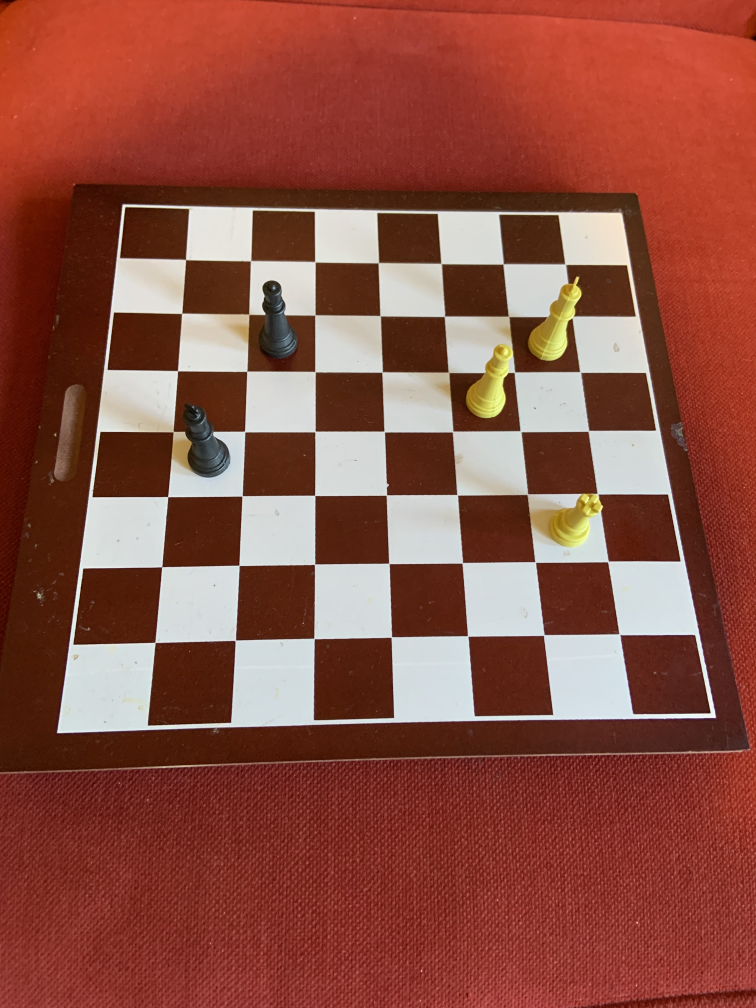
#> input picture ChessImages/board2.jpeg, 3024 x 4032 px (shown at 1/4 size)
$ python -i ProcessTraining.py   (imports and definitions only)
#> lines starting #> are read from the running program, lines starting #| are printed output that depends on the picture; after the words box and inside, x2 and y2 are one past the last pixel; in counts of white or black regions, pixels touching at a corner belong together
#> further down, picture is the input picture: shape (4032, 3024, 3); mean B, G, R 67.8, 80.7, 141.6
import math
import cv2
import numpy as np
from numpy import pi
import sys

CANNY_LOW = 0   # 100
CANNY_HIGH = 155  # 255
CANNY_THRESHOLD = 90

def trimLines(lines):
    strong_lines = np.array([]).reshape(-1, 2)
    for i, n1 in enumerate(lines):
        for rho, theta in n1:
            if i == 0:
                strong_lines = np.append(strong_lines, n1, axis=0)
                continue
            if rho < 0:
                rho *= -1
                theta -= pi
            closeness_rho = np.isclose(rho, strong_lines[:, 0], atol=20)
            closeness_theta = np.isclose(theta, strong_lines[:, 1], atol=pi/10)
            closeness = np.all([closeness_rho, closeness_theta], axis=0)
            if not any(closeness) and len(strong_lines) <= 8:
                strong_lines = np.append(strong_lines, n1, axis=0)
    return strong_lines


def addLines(frame, lines, color):
    coords = []
    for line in lines:
        rho, theta = line[0], line[1]
        a = np.cos(theta)
        b = np.sin(theta)
        x0 = a*rho
        y0 = b*rho
        x1 = int(x0 + 1000*(-b))
        y1 = int(y0 + 1000*(a))
        x2 = int(x0 - 1000*(-b))
        y2 = int(y0 - 1000*(a))
        coords.append((x1, y1, x2, y2))
        # cv2.line(frame, (x1, y1), (x2, y2), color, 2)  # COLOR: BGR Format
    return coords


def getBoardPerspective(frame, corners, tcorners):
    h, status = cv2.findHomography(corners, tcorners)
    pframe = cv2.warpPerspective(frame, h, (frame.shape[1], frame.shape[0]))
    return pframe


def processFrame(frame, tresholding):
    # Convert to Grayscale
#> called with tresholding = 1
    cv2.imwrite('./ChessImages/preprocessFrame.jpeg', frame)
    mod_frame = cv2.cvtColor(frame, cv2.COLOR_BGR2GRAY)
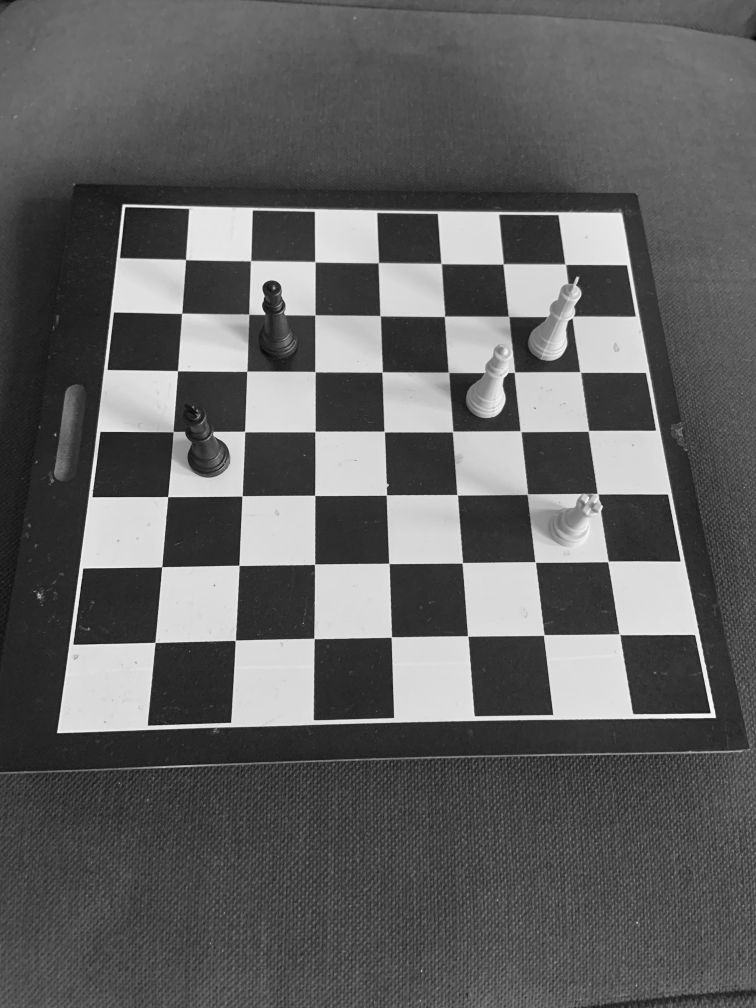
#> mod_frame: shape (4032, 3024) (shown at 1/4 size); min 0, max 255, mean 97.4
    # Apply Gaussian Blur to reduce noise
    mod_frame = cv2.GaussianBlur(mod_frame, (5, 5), 0)  # Alternative: cv2.medianBlur(img,5)
    if tresholding:
        # Apply Canny Edge Detection
        mod_frame = cv2.Canny(mod_frame, 40, 120, L2gradient=True)  # Original: 30, 90
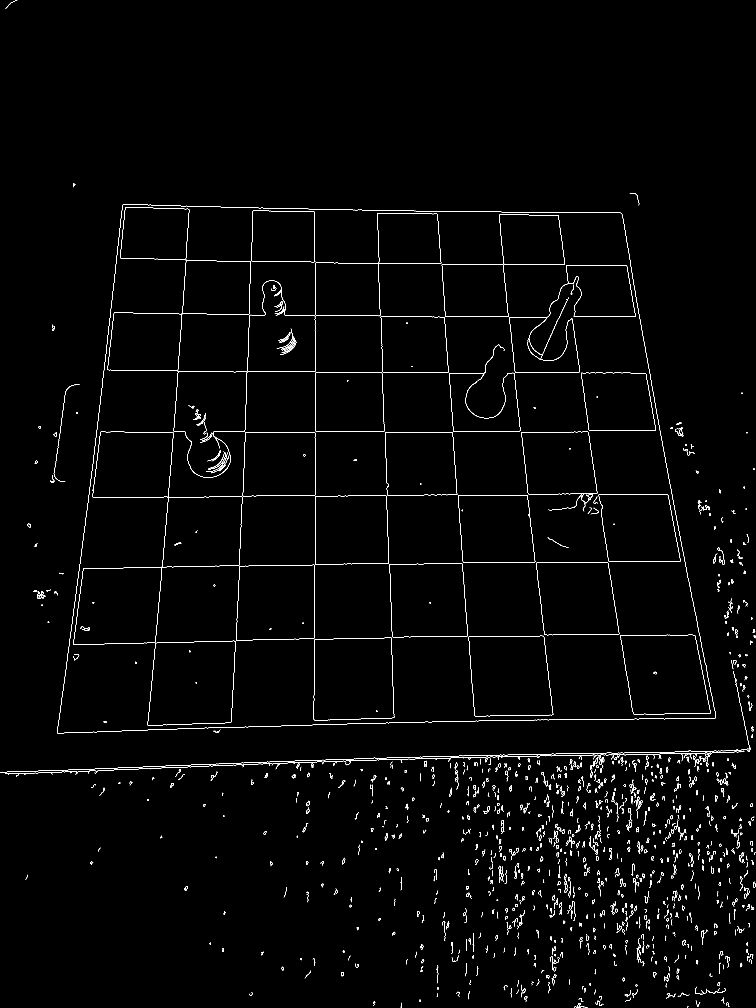
#> mod_frame: shape (4032, 3024) (shown at 1/4 size); 0.79% white in thin lines or dots
    else:
        mod_frame = cv2.threshold(mod_frame, 128, 255, cv2.THRESH_BINARY | cv2.THRESH_OTSU)[1]
    cv2.imwrite('./ChessImages/processFrame.jpeg', mod_frame)
    return mod_frame


# Calculate Contour of board for Perspective Transform
def getContours(contour_frame):
    ret, thresh = cv2.threshold(contour_frame, 0, 255, cv2.THRESH_BINARY)
    contours, _ = cv2.findContours(thresh, cv2.RETR_TREE, cv2.CHAIN_APPROX_SIMPLE)
#> contours = 1339 contours, 858 with area under 20; largest, box (x1, y1, x2, y2) and area: (228, 816, 2864, 2933) 4740897, (228, 816, 2864, 2933) 4740878, (591, 2563, 942, 2903) 107240, (591, 2563, 942, 2903) 107236, (1254, 2551, 1577, 2881) 101312
    return contours


def dist(var1, var2):
    t1 = math.pow(var1[0] - var2[0], 2)
    t2 = math.pow(var1[1] - var2[1], 2)
    return math.sqrt(t1 + t2)


def getPiecesFromImage(frame):
    # Apply Grayscale, GBlur, and Canny
    contour_frame = processFrame(frame, 1)
    # return contour_frame, 0, 0
    contours = getContours(contour_frame)
    maxContour = sorted(contours, key=cv2.contourArea, reverse=True)[0]
#> maxContour = contour of 1826 points, box (x1, y1, x2, y2) (228, 816, 2864, 2933), area 4740897

    # Get Board Corners
    perim = cv2.arcLength(maxContour, True)
#> perim = 9143.2
    epsilon = 0.02*perim
#> epsilon = 182.9
    approxCorners = np.asarray(cv2.approxPolyDP(maxContour, epsilon, True)).reshape(-1, 2)
#> approxCorners = [[490, 820], [229, 2932], [2863, 2870], [2484, 852]]
    bottomLeft = [0, 0]
    bottomRight = [0, frame.shape[1]]
    topRight = [frame.shape[0], frame.shape[1]]
    topLeft = [frame.shape[0], 0]

    # GET FOUR FARTHEST CORNERS OF CONTOUR
    boardBR, boardBL, boardTR, boardTL = None, None, None, None
    for ac in approxCorners:
        if boardBR is None or dist(boardBR, bottomRight) < dist(ac, bottomRight):
            boardBR = ac
        if boardBL is None or dist(boardBL, bottomLeft) < dist(ac, bottomLeft):
            boardBL = ac
        if boardTR is None or dist(boardTR, topRight) < dist(ac, topRight):
            boardTR = ac
        if boardTL is None or dist(boardTL, topLeft) < dist(ac, topLeft):
            boardTL = ac
#> this loop made 4 passes
#> boardTL on pass 2: [229, 2932]
    cornersTrimmed = np.asarray([boardTR, boardBR, boardBL, boardTL])
#> cornersTrimmed = [[490, 820], [2484, 852], [2863, 2870], [229, 2932]]
    for ac in cornersTrimmed:
        cv2.circle(frame, ac, 14, (255, 0, 255), thickness=2)
#> this loop made 4 passes
    # pts_dst = np.array([[3024, 0.0], [3024, 4032], [0, 4032], [0.0, 0.0]])
    pts_dst = np.array([[0.0, 0.0], [3024, 0.0], [3024, 4032], [0, 4032]])  # FOR NO ROTATION

    # Warps Perspective and Resizes to (640, 640)
    perspective_frame = getBoardPerspective(frame, cornersTrimmed, pts_dst)
#> in getBoardPerspective, `h, status = cv2.findHomography(corners, tcorners)`: h = [[1.65, 0.204, -974.4], [-0.046, 2.87, -2329.1], [-2.41e-05, 0.000174, 1]]; status = [1, 1, 1, 1]
#> in getBoardPerspective, `pframe = cv2.warpPerspective(frame, h, (frame.shape[1], frame.shape[0]))`:
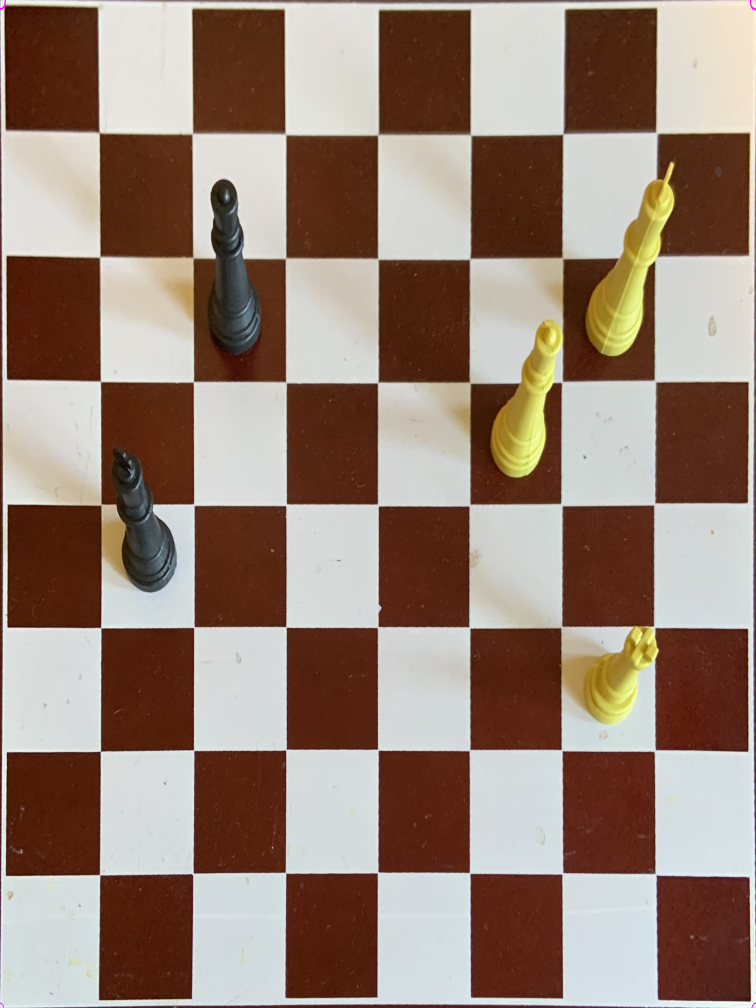
#> pframe: shape (4032, 3024, 3) (shown at 1/4 size); mean B, G, R 117.3, 130.1, 151.2
    perspective_frame = cv2.resize(perspective_frame, (640, 640), interpolation=cv2.INTER_AREA)

    contour_frame = processFrame(perspective_frame, 1)  # Uses Binary instead of Canny Edge Detection
#> call 2 of processFrame, with tresholding = 1
#> in processFrame (call 2), `mod_frame = cv2.Canny(mod_frame, 40, 120, L2gradient=True)`:
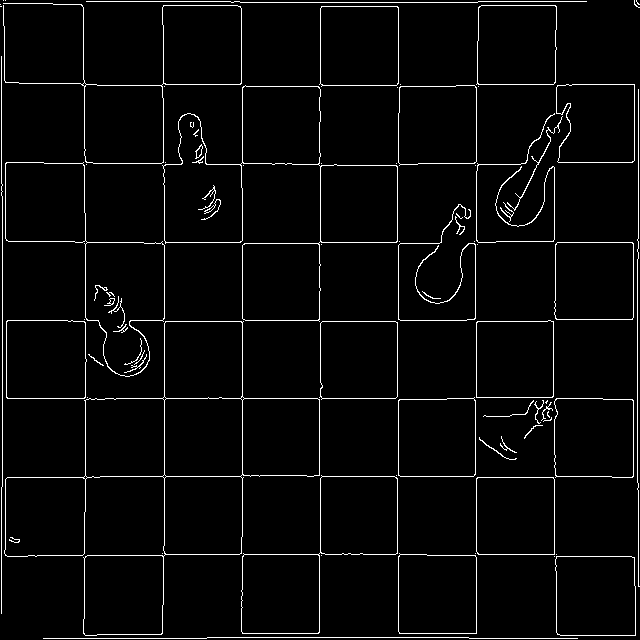
#> mod_frame: shape (640, 640); 3.4% white in thin lines or dots
    contours = getContours(contour_frame)
#> in getContours (call 2), `contours, _ = cv2.findContours(thresh, cv2.RETR_TREE, cv2.CHAIN_APPROX..`: contours = 121 contours, 65 with area under 20; largest, box (x1, y1, x2, y2) and area: (4, 321, 320, 636) 42710, (162, 85, 398, 322) 25056, (5, 162, 165, 377) 14450, (3, 3, 242, 164) 12324, (241, 475, 398, 634) 12102
    # rect = cv2.boundingRect(maxContour)
    # maxX, maxY, maxW, maxH = rect
    croppedImages = []
    centroids = []

    for cnt in contours:
        if cnt.shape[0] < 45:
            continue
        rect = cv2.boundingRect(cnt)
        x, y, w, h = rect

        if 4000 <= w*h <= 12800:  # Greater than the size of an empty square and less than 2 squares
            # Create cropped image
            mask = perspective_frame[y:y+h, x:x+w]
            mask = cv2.resize(mask, (80, 80), interpolation=cv2.INTER_AREA)  # Create Uniform image size for TF input
            croppedImages.append(mask)
            # Draw bounding box and centroid to image
            cv2.rectangle(perspective_frame, (x, y), (x+w, y+h), (255, 0, 255), 2)
            # Draw center coordinate in bounding box (favoring bottom of box)
            centerCoord = (int(x+(w/2)), int(y+(h/1.5)))
            centroids.append(centerCoord)
            cv2.circle(perspective_frame, centerCoord, 4, (255, 0, 255), thickness=2)
#> this loop made 121 passes
#> (x, y, w, h, centerCoord) on passes 61, 70, 82, 83, 93, 103, 104: (398, 204, 78, 117, (437, 282)), (85, 242, 80, 135, (125, 332)), (507, 116, 56, 95, (535, 179)), (476, 113, 79, 130, (515, 199)), (163, 113, 80, 130, (203, 199)), (556, 84, 79, 79, (595, 136)), (556, 84, 79, 79, (595, 136))
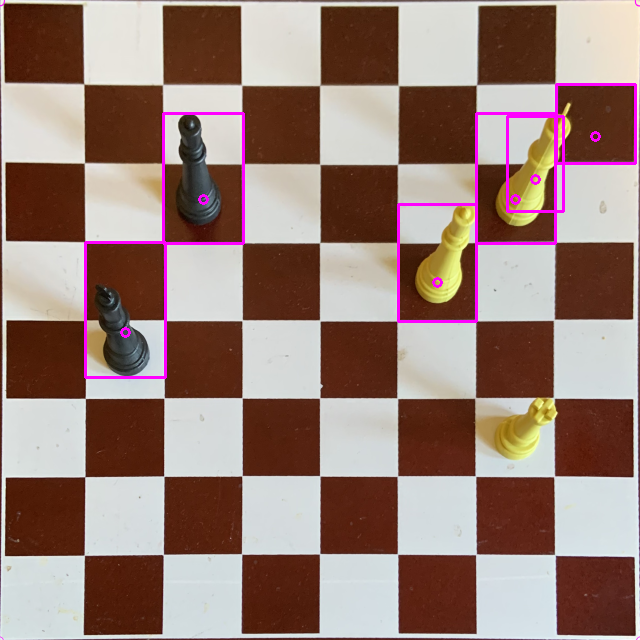
#> perspective_frame: shape (640, 640, 3); mean B, G, R 119.1, 127.3, 152.4
#> after the loop, centroids = [(437, 282), (125, 332), (535, 179), (515, 199), (203, 199), (595, 136), (595, 136)]; croppedImages = 7 items
        # print('Writing image ' + filename)
    cv2.imwrite('ChessImages/_garbage/board-coords.jpeg', perspective_frame)

    hough_frame = processFrame(perspective_frame, 1)
#> call 3 of processFrame, with tresholding = 1
#> in processFrame (call 3), `mod_frame = cv2.GaussianBlur(mod_frame, (5, 5), 0)`:
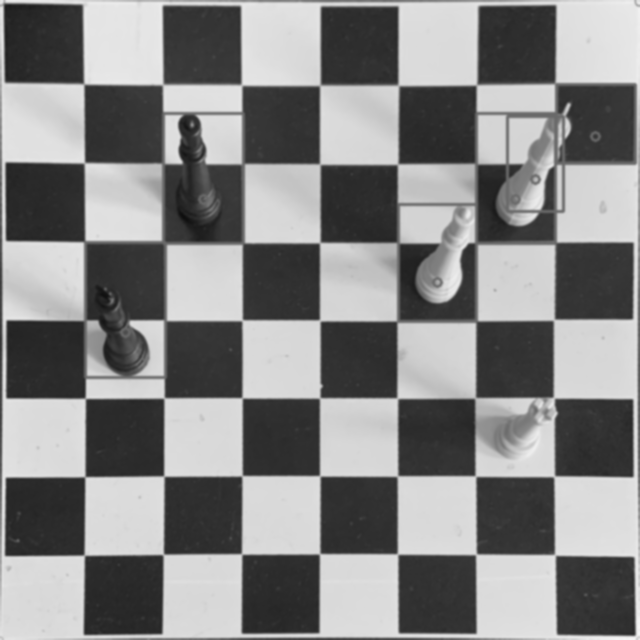
#> mod_frame: shape (640, 640); min 14, max 246, mean 134
#> in processFrame (call 3), `mod_frame = cv2.Canny(mod_frame, 40, 120, L2gradient=True)`:
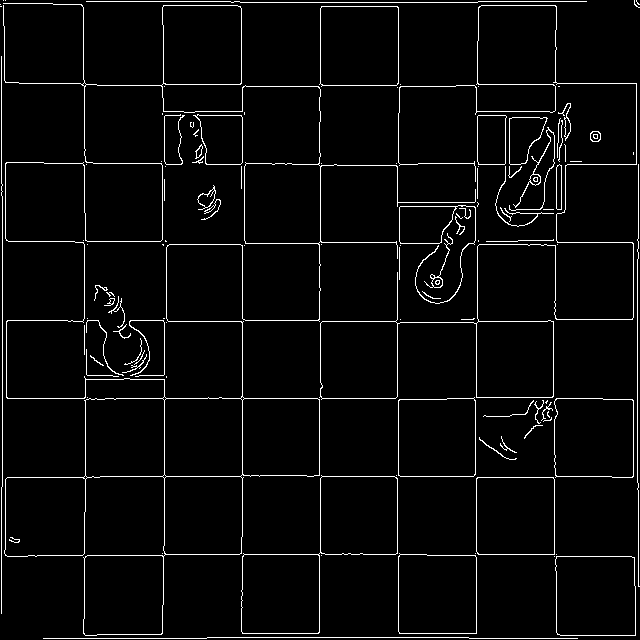
#> mod_frame: shape (640, 640); 3.7% white in thin lines or dots
    horizontal = cv2.HoughLines(hough_frame, 1, pi / 180, 100, min_theta=0, max_theta=pi/4)
#> horizontal = 27 rows, first 8: [242, 0], [84, 0], [320, 0], [2, 0], [164, 0], [398, 0], [476, 0], [637, 0]
    vertical = cv2.HoughLines(hough_frame, 1, pi / 180, 100, min_theta=pi/4, max_theta=3*pi/4)
#> vertical = 39 rows, first 8: [398, 1.57], [476, 1.57], [554, 1.57], [638, 1.57], [1, 1.57], [321, 1.57], [163, 1.57], [241, 1.57]
    coordsHorizontal = []
    coordsVerticle = []
    if horizontal is not None and vertical is not None:
        horizontal = trimLines(horizontal)
#> the loop in trimLines, `for i, n1 in enumerate(lines):` made 27 passes
#> after the loop in trimLines, `for i, n1 in enumerate(lines):`: rho = 324; strong_lines = [[242, 0], [84, 0], [320, 0], [2, 0], [164, 0], [398, 0], [476, 0], [637, 0], [555, 0]]; theta = 0.0175
#> horizontal has the same summary as strong_lines in trimLines
        horizontal = sorted(list(horizontal), key=lambda vx: vx[0])
#> horizontal = [[2, 0], [84, 0], [164, 0], [242, 0], [320, 0], [398, 0], [476, 0], [555, 0], [637, 0]]
        coordsHorizontal = addLines(perspective_frame, horizontal, (255, 0, 0))
#> the loop in addLines, `for line in lines:` made 9 passes
#> (line, rho, x0, x1, x2) on passes 1 to 8: ([2, 0], 2, 2, 2, 2), ([84, 0], 84, 84, 84, 84), ([164, 0], 164, 164, 164, 164), ([242, 0], 242, 242, 242, 242), ([320, 0], 320, 320, 320, 320), ([398, 0], 398, 398, 398, 398), ([476, 0], 476, 476, 476, 476), ([555, 0], 555, 555, 555, 555)
#> after the loop in addLines, `for line in lines:`: coords = [(2, 1000, 2, -1000), (84, 1000, 84, -1000), (164, 1000, 164, -1000), (242, 1000, 242, -1000), (320, 1000, 320, -1000), (398, 1000, 398, -1000), (476, 1000, 476, -1000), (555, 1000, 555, -1000), (637, 1000, 637, -1000)]
#> coordsHorizontal has the same summary as coords in addLines

        vertical = trimLines(vertical)
#> the loop in trimLines (call 2), `for i, n1 in enumerate(lines):` made 39 passes
#> vertical = [[398, 1.57], [476, 1.57], [554, 1.57], [638, 1.57], [1, 1.57], [321, 1.57], [163, 1.57], [241, 1.57], [84, 1.57]]
        vertical = sorted(list(vertical), key=lambda vx: vx[0])
#> vertical = [[1, 1.57], [84, 1.57], [163, 1.57], [241, 1.57], [321, 1.57], [398, 1.57], [476, 1.57], [554, 1.57], [638, 1.57]]
        coordsVerticle = addLines(perspective_frame, vertical, (0, 0, 255))
#> the loop in addLines (call 2), `for line in lines:` made 9 passes
#> (line, rho, x0, y0, y1, y2) on passes 1 to 8: ([1, 1.57], 1, -4.37e-08, 1, 0, 1), ([84, 1.57], 84, -3.67e-06, 84, 83, 84), ([163, 1.57], 163, -7.12e-06, 163, 162, 163), ([241, 1.57], 241, -1.05e-05, 241, 240, 241), ([321, 1.57], 321, -1.4e-05, 321, 320, 321), ([398, 1.57], 398, -1.74e-05, 398, 397, 398), ([476, 1.57], 476, -2.08e-05, 476, 475, 476), ([554, 1.57], 554, -2.42e-05, 554, 553, 554)
#> coordsVerticle = [(-1000, 0, 999, 1), (-1000, 83, 999, 84), (-1000, 162, 999, 163), (-1000, 240, 999, 241), (-1000, 320, 999, 321), (-1000, 397, 999, 398), (-1000, 475, 999, 476), (-1000, 553, 999, 554), (-1000, 637, 999, 638)]

    return croppedImages, centroids, [coordsHorizontal, coordsVerticle]


def processAndSaveImage(frame):
    croppedImages, _, _ = getPiecesFromImage(frame)

    # for i, img in enumerate(croppedImages):
    #     cv2.imwrite(f'./Training/piece{i}.jpeg', img)


# [6 lines not run here, left out]

>>> import cv2
>>> picture = cv2.imread('ChessImages/board2.jpeg')
>>> result = getPiecesFromImage(picture)

$ run again, on ChessImages/testhough.jpeg
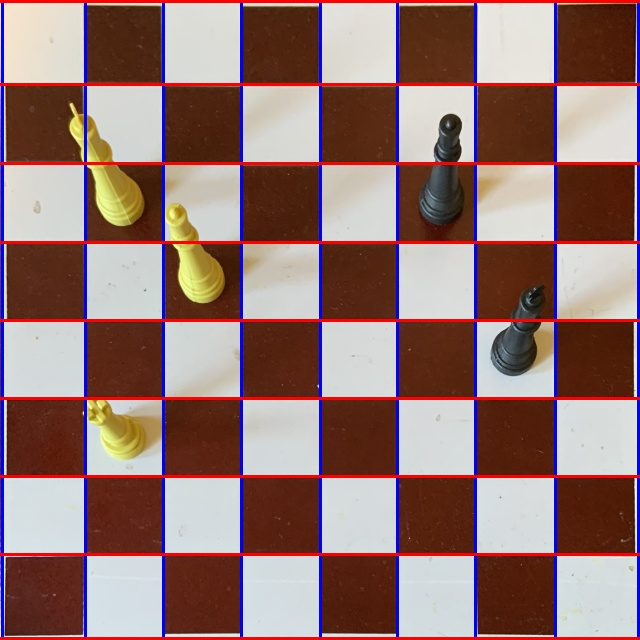
#> input picture ChessImages/testhough.jpeg, 640 x 640 px
#> picture is the input picture: shape (640, 640, 3); mean B, G, R 114.9, 117.3, 147.6
#> in processFrame, `mod_frame = cv2.Canny(mod_frame, 40, 120, L2gradient=True)`:
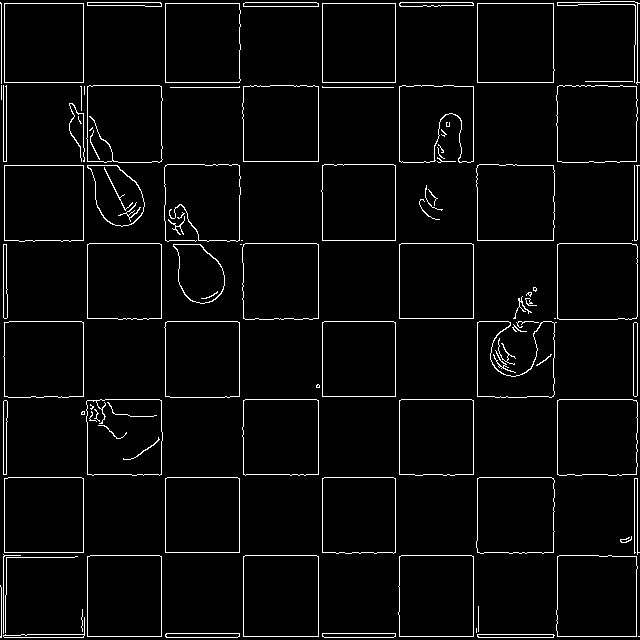
#> mod_frame: shape (640, 640); 3.6% white in thin lines or dots
#> in getContours, `contours, _ = cv2.findContours(thresh, cv2.RETR_TREE, cv2.CHAIN_APPROX..`: contours = 150 contours, 59 with area under 20; largest, box (x1, y1, x2, y2) and area: (556, 555, 638, 637) 6380, (556, 555, 638, 637) 6378, (4, 3, 84, 83) 6241, (4, 3, 84, 83) 6239, (243, 555, 319, 637) 6072
#> maxContour = contour of 27 points, box (x1, y1, x2, y2) (556, 555, 638, 637), area 6380
#> perim = 323
#> epsilon = 6.46
#> approxCorners = [[557, 556], [557, 636], [636, 636], [636, 556]]
#> the loop in getPiecesFromImage, `for ac in approxCorners:` made 4 passes
#> boardTL on pass 2: [557, 636]
#> cornersTrimmed = [[557, 556], [636, 556], [636, 636], [557, 636]]
#> the loop in getPiecesFromImage, `for ac in cornersTrimmed:` made 4 passes
#> h = [[38.28, 0, -21321.1], [0, 50.4, -28022.4], [0, 0, 1]]; status = [1, 1, 1, 1]
#> in processFrame (call 2), `mod_frame = cv2.cvtColor(frame, cv2.COLOR_BGR2GRAY)`:
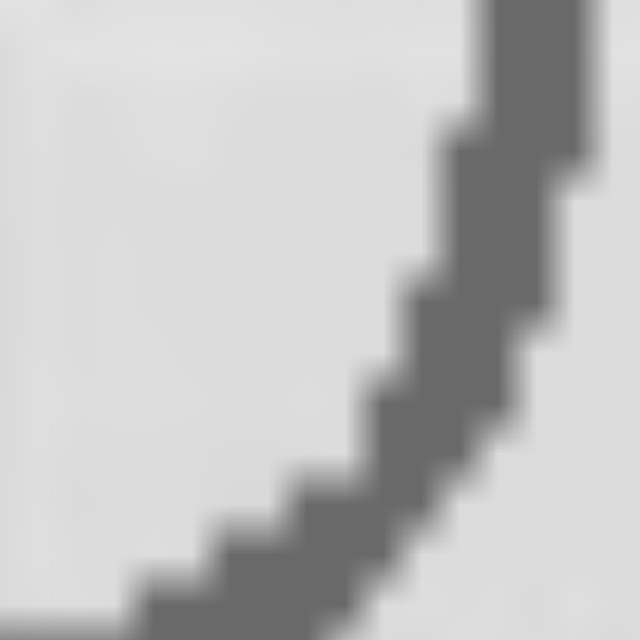
#> mod_frame: shape (640, 640); min 105, max 227, mean 194.3
#> in getPiecesFromImage, `contours = getContours(contour_frame)`: contours = []
#> horizontal = None
#> result = ([], [], [[], []])
